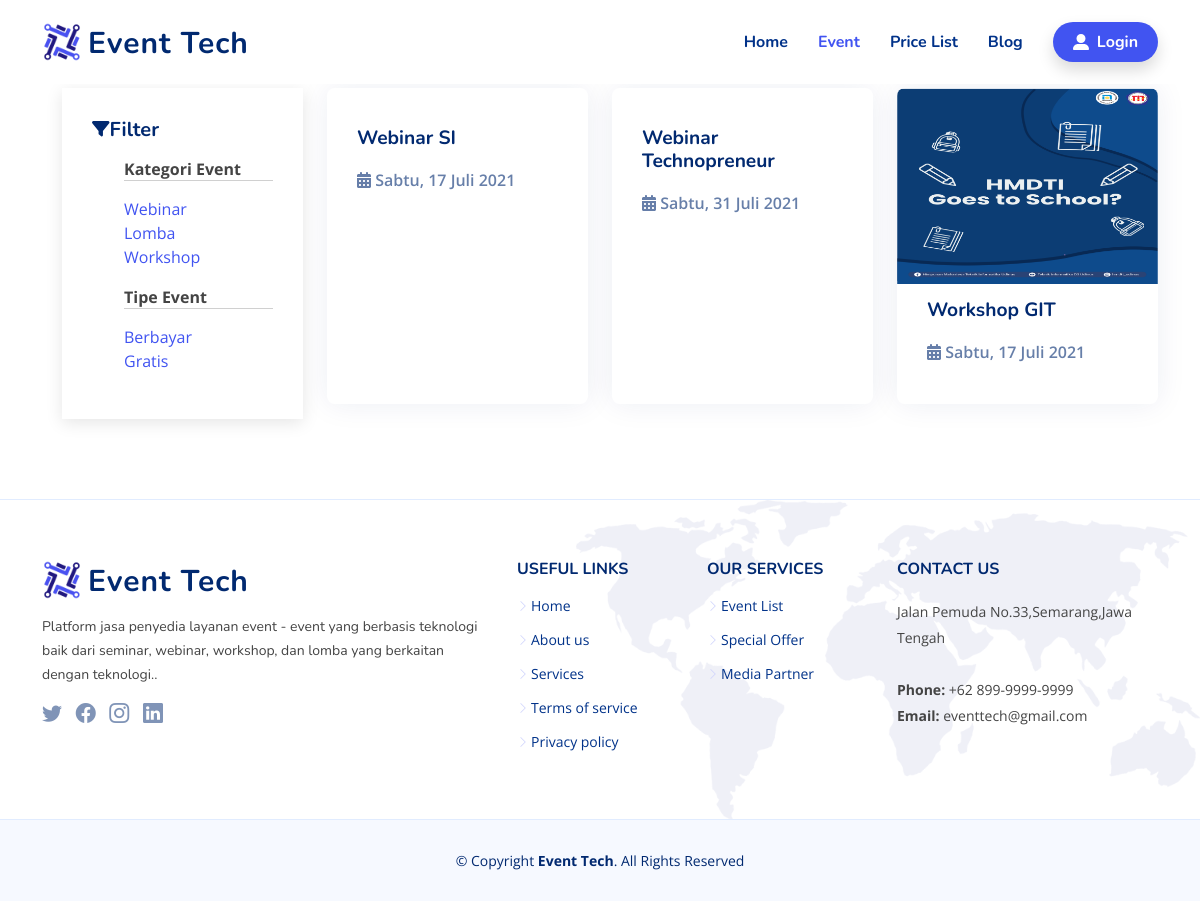
Page /website/event on the committed database.
### tables this page shows
CREATE TABLE `categories` (
  `id` int(11) NOT NULL,
  `categories` varchar(128) NOT NULL
);

CREATE TABLE `event` (
  `id` int(11) NOT NULL,
  `event_id` varchar(50) NOT NULL,
  `judul` varchar(128) NOT NULL,
  `category_id` int(11) NOT NULL,
  `deskripsi` text NOT NULL,
  `author` int(11) NOT NULL,
  `date_created` int(11) NOT NULL,
  `harga` varchar(30) NOT NULL,
  `kuota` int(5) NOT NULL,
  `tgl_event` datetime NOT NULL,
  `thumbs` varchar(128) DEFAULT NULL,
  `gambar` varchar(128) NOT NULL DEFAULT 'default.jpg',
  `status` int(11) NOT NULL
);

### application/modules/website/controllers/Website.php (called while the page is built, shortened)
<?php
class Website extends CI_Controller
{
  public function __construct()
  {
    $this->load->model('M_Website', 'website');
  }
  public function event()
  {
    $data['title'] = "Event Tech";
    $data['user'] = $this->db->get_where('user', ['email' =>
    $this->session->userdata('email')])->row_array();
    $data['event'] = $this->website->getAllEvent()->result_array();
    $data['getcat'] = $this->website->getcategory();
    $data['hrg'] = $this->website->getharga()->result_array();
    $this->load->view('templates/webs/header', $data);
    $this->load->view('event');
    $this->load->view('templates/webs/footer');
  }
}

### index.php (called while the page is built, shortened)
<?php
require_once BASEPATH.'core/CodeIgniter.php';

### application/modules/website/models/M_Website.php (called while the page is built, shortened)
<?php
class M_Website extends CI_Model
{
  public function getAllEvent()
  {
    $this->db->select('event.*, categories.categories,user.role_id');
    $this->db->from('event');
    $this->db->join('categories', 'event.category_id = categories.id');
    $this->db->join('user', 'event.author = user.id');
    $this->db->order_by('event.id', 'desc');
    return $this->db->get();
  }
  public function getcategory()
  {
    return $this->db->get('categories')->result_array();
  }
}

### application/helpers/eventtech_helper.php (called while the page is built, shortened)
<?php
if (!function_exists('format_indo')) {
    function format_indo($date)
    {
        $Hari = array("Minggu", "Senin", "Selasa", "Rabu", "Kamis", "Jumat", "Sabtu");
        $Bulan = array("Januari", "Februari", "Maret", "April", "Mei", "Juni", "Juli", "Agustus", "September", "Oktober", "November", "Desember");
        $tahun = substr($date, 0, 4);
        $bulan = substr($date, 5, 2);
        $tgl = substr($date, 8, 2);
        $hari = date("w", strtotime($date));
        $result = $Hari[$hari] . ", " . $tgl . " " . $Bulan[(int)$bulan - 1] . " " . $tahun . " ";
        return $result;
    }
}

### application/modules/website/views/event.php (the view)
<main id="main">
  <section id="pastevent" class="blog mt-5">
    <div class="container" data-aos="fade-up">
      <div class="row">
        <div class="col-lg-3">
          <div class="sidebar filter">
            <h3 class="sidebar-title"><i class="fas fa-filter fa-sm"></i>Filter</h3>
            <ul> <b>Kategori Event</b>
              <hr>
              <?php foreach ($getcat as $cat) : ?>
                <li>
                  <a href="<?= base_url('website/eventcategory/' . $cat['id']) ?>"> <?= $cat['categories'] ?></a>
                </li>
              <?php endforeach; ?>
            </ul>
            <ul> <b>Tipe Event</b>
              <hr>
              <li>
                <a href="<?= base_url('website/tipe_event_bayar/') ?>">Berbayar</a>
              </li>
              <li>
                <a href="<?= base_url('website/tipe_event_gratis/') ?>">Gratis</a>
              </li>
            </ul>
          </div>
        </div>
        <div class="col-lg-9 entries event">
         <div class="row">
            <?php foreach ($event as $e) : ?>
              <div class="col-lg-4 eventpost">
                <a href="<?= base_url('website/detail_event/' . $e['event_id']) ?>">
                  <div class="post-box">
                    <div class="post-img"><img src="<?= base_url('assets/images/event/thumbs/' . $e['thumbs']) ?>" class="img-fluid" alt=""></div>
                    <h3 class="post-title"><?= $e['judul'] ?></h3>
                    <span class="post-date"><i class="fas fa-calendar-alt"></i> <?php $tgl = $e['tgl_event'];
                                                                                echo format_indo($tgl); ?></span>
                  </div>
                </a>
              </div>
            <?php endforeach; ?>
          </div>
        </div>
      </div>
  </section>
</main>

### assets/website/css/style.css (style rules this page uses)
:root { scroll-behavior: smooth; }
body { font-family: "Open Sans", sans-serif; color: #444444; }
a { color: #4154f1; text-decoration: none; }
h1, h2, h3, h4, h5, h6 { font-family: "Nunito", sans-serif; }
section { padding: 60px 0; overflow: hidden; }
.event .eventpost { margin-bottom: 2em; }
.event .post-box { box-shadow: 0px 0 30px rgba(1, 41, 112, 0.08); transition: 0.3s; height: 100%; overflow: hidden; padding: 30px; border-radius: 8px; position: relative; display: flex; flex-direction: column; }
.event .post-box .post-img { overflow: hidden; margin: -30px -30px 15px -30px; position: relative; }
.event .post-box .post-img img { transition: 0.5s; }
.event .post-box .post-date { font-size: 16px; font-weight: 600; color: rgba(1, 41, 112, 0.6); display: block; margin-bottom: 10px; }
.event .post-box .post-title { font-size: 1.2rem; color: #012970; font-weight: 700; margin-bottom: 18px; position: relative; transition: 0.3s; }
.blog { padding: 40px 0 20px 0; }
.blog .filter ul li { list-style: none; }
.blog .filter hr { margin-top: -1px; }
.blog .sidebar { padding: 30px; margin: 0 0 60px 20px; box-shadow: 0 4px 16px rgba(0, 0, 0, 0.1); }
.blog .sidebar .sidebar-title { font-size: 20px; font-weight: 700; padding: 0 0 0 0; margin: 0 0 15px 0; color: #012970; position: relative; }

### rows in the picture
categories: categories "Webinar"
categories: categories "Lomba"
categories: categories "Workshop"
event: judul "Webinar SI", tgl_event "Sabtu, 17 Juli 2021"
event: judul "Webinar Technopreneur", tgl_event "Sabtu, 31 Juli 2021"
event: thumbs (picture), judul "Workshop GIT", tgl_event "Sabtu, 17 Juli 2021"
